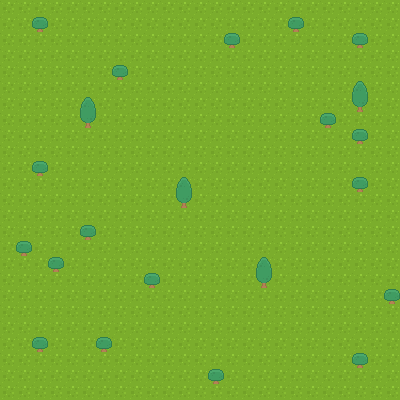

A 2D game scene composited from a Tiled map and its tileset images. What follows is a short description and the map's XML, with every tile layer's data as written:
An orthogonal 25x25 tile map with 16x16 px tiles, 2 tile layers (grass, trees).

<map version="1.5" tiledversion="1.6.0" orientation="orthogonal" renderorder="right-down" width="25" height="25" tilewidth="16" tileheight="16" infinite="0" nextlayerid="3" nextobjectid="1">
 <tileset firstgid="1" name="grassAndTrees" tilewidth="16" tileheight="16" spacing="1" tilecount="1767" columns="57">
  <image source="../public/tiles/grass_tiles.png" width="968" height="526" />
 </tileset>
 <layer id="1" name="grass" width="25" height="25">
  <data encoding="csv">
916,916,916,916,916,916,916,916,916,916,916,916,916,916,916,916,916,916,916,916,916,916,916,916,916,
916,916,916,916,916,916,916,916,916,916,916,916,916,916,916,916,916,916,916,916,916,916,916,916,916,
916,916,916,916,916,916,916,916,916,916,916,916,916,916,916,916,916,916,916,916,916,916,916,916,916,
916,916,916,916,916,916,916,916,916,916,916,916,916,916,916,916,916,916,916,916,916,916,916,916,916,
916,916,916,916,916,916,916,916,916,916,916,916,916,916,916,916,916,916,916,916,916,916,916,916,916,
916,916,916,916,916,916,916,916,916,916,916,916,916,916,916,916,916,916,916,916,916,916,916,916,916,
916,916,916,916,916,916,916,916,916,916,916,916,916,916,916,916,916,916,916,916,916,916,916,916,916,
916,916,916,916,916,916,916,916,916,916,916,916,916,916,916,916,916,916,916,916,916,916,916,916,916,
916,916,916,916,916,916,916,916,916,916,916,916,916,916,916,916,916,916,916,916,916,916,916,916,916,
916,916,916,916,916,916,916,916,916,916,916,916,916,916,916,916,916,916,916,916,916,916,916,916,916,
916,916,916,916,916,916,916,916,916,916,916,916,916,916,916,916,916,916,916,916,916,916,916,916,916,
916,916,916,916,916,916,916,916,916,916,916,916,916,916,916,916,916,916,916,916,916,916,916,916,916,
916,916,916,916,916,916,916,916,916,916,916,916,916,916,916,916,916,916,916,916,916,916,916,916,916,
916,916,916,916,916,916,916,916,916,916,916,916,916,916,916,916,916,916,916,916,916,916,916,916,916,
916,916,916,916,916,916,916,916,916,916,916,916,916,916,916,916,916,916,916,916,916,916,916,916,916,
916,916,916,916,916,916,916,916,916,916,916,916,916,916,916,916,916,916,916,916,916,916,916,916,916,
916,916,916,916,916,916,916,916,916,916,916,916,916,916,916,916,916,916,916,916,916,916,916,916,916,
916,916,916,916,916,916,916,916,916,916,916,916,916,916,916,916,916,916,916,916,916,916,916,916,916,
916,916,916,916,916,916,916,916,916,916,916,916,916,916,916,916,916,916,916,916,916,916,916,916,916,
916,916,916,916,916,916,916,916,916,916,916,916,916,916,916,916,916,916,916,916,916,916,916,916,916,
916,916,916,916,916,916,916,916,916,916,916,916,916,916,916,916,916,916,916,916,916,916,916,916,916,
916,916,916,916,916,916,916,916,916,916,916,916,916,916,916,916,916,916,916,916,916,916,916,916,916,
916,916,916,916,916,916,916,916,916,916,916,916,916,916,916,916,916,916,916,916,916,916,916,916,916,
916,916,916,916,916,916,916,916,916,916,916,916,916,916,916,916,916,916,916,916,916,916,916,916,916,
916,916,916,916,916,916,916,916,916,916,916,916,916,916,916,916,916,916,916,916,916,916,916,916,916
</data>
 </layer>
 <layer id="2" name="trees" width="25" height="25">
  <data encoding="csv">
0,0,0,0,0,0,0,0,0,0,0,0,0,0,0,0,0,0,0,0,0,0,0,0,0,
0,0,529,0,0,0,0,0,0,0,0,0,0,0,0,0,0,0,529,0,0,0,0,0,0,
0,0,0,0,0,0,0,0,0,0,0,0,0,0,529,0,0,0,0,0,0,0,529,0,0,
0,0,0,0,0,0,0,0,0,0,0,0,0,0,0,0,0,0,0,0,0,0,0,0,0,
0,0,0,0,0,0,0,529,0,0,0,0,0,0,0,0,0,0,0,0,0,0,0,0,0,
0,0,0,0,0,0,0,0,0,0,0,0,0,0,0,0,0,0,0,0,0,0,586,0,0,
0,0,0,0,0,586,0,0,0,0,0,0,0,0,0,0,0,0,0,0,0,0,643,0,0,
0,0,0,0,0,643,0,0,0,0,0,0,0,0,0,0,0,0,0,0,529,0,0,0,0,
0,0,0,0,0,0,0,0,0,0,0,0,0,0,0,0,0,0,0,0,0,0,529,0,0,
0,0,0,0,0,0,0,0,0,0,0,0,0,0,0,0,0,0,0,0,0,0,0,0,0,
0,0,529,0,0,0,0,0,0,0,0,0,0,0,0,0,0,0,0,0,0,0,0,0,0,
0,0,0,0,0,0,0,0,0,0,0,586,0,0,0,0,0,0,0,0,0,0,529,0,0,
0,0,0,0,0,0,0,0,0,0,0,643,0,0,0,0,0,0,0,0,0,0,0,0,0,
0,0,0,0,0,0,0,0,0,0,0,0,0,0,0,0,0,0,0,0,0,0,0,0,0,
0,0,0,0,0,529,0,0,0,0,0,0,0,0,0,0,0,0,0,0,0,0,0,0,0,
0,529,0,0,0,0,0,0,0,0,0,0,0,0,0,0,0,0,0,0,0,0,0,0,0,
0,0,0,529,0,0,0,0,0,0,0,0,0,0,0,0,586,0,0,0,0,0,0,0,0,
0,0,0,0,0,0,0,0,0,529,0,0,0,0,0,0,643,0,0,0,0,0,0,0,0,
0,0,0,0,0,0,0,0,0,0,0,0,0,0,0,0,0,0,0,0,0,0,0,0,529,
0,0,0,0,0,0,0,0,0,0,0,0,0,0,0,0,0,0,0,0,0,0,0,0,0,
0,0,0,0,0,0,0,0,0,0,0,0,0,0,0,0,0,0,0,0,0,0,0,0,0,
0,0,529,0,0,0,529,0,0,0,0,0,0,0,0,0,0,0,0,0,0,0,0,0,0,
0,0,0,0,0,0,0,0,0,0,0,0,0,0,0,0,0,0,0,0,0,0,529,0,0,
0,0,0,0,0,0,0,0,0,0,0,0,0,529,0,0,0,0,0,0,0,0,0,0,0,
0,0,0,0,0,0,0,0,0,0,0,0,0,0,0,0,0,0,0,0,0,0,0,0,0
</data>
 </layer>
</map>
